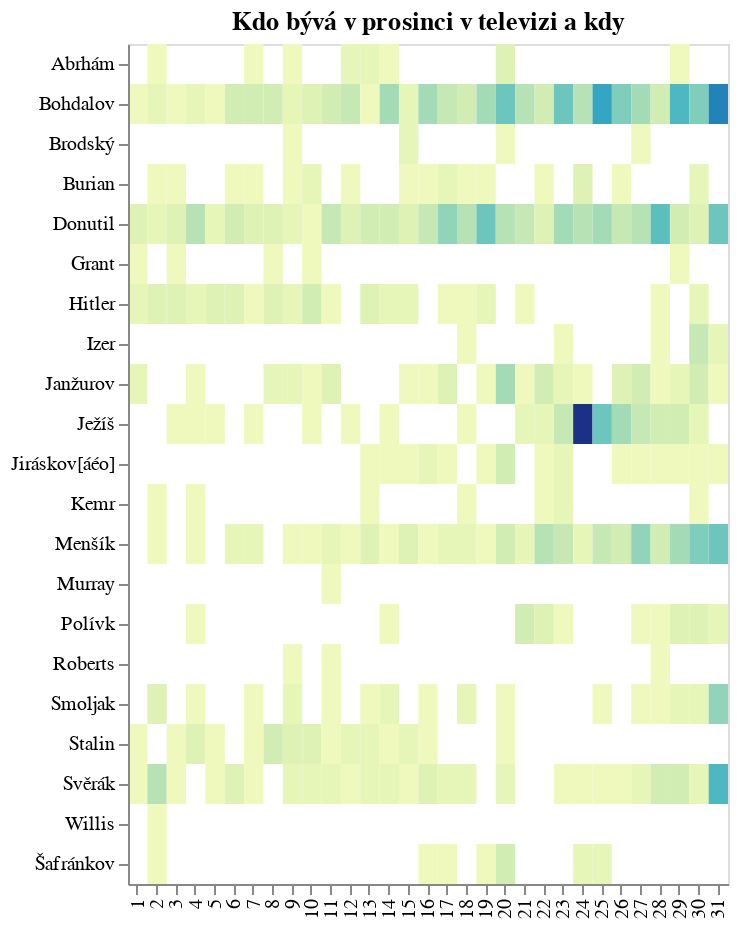

The cell this chart's notebook holds for it:
### Code cell
alt.Chart(
    do_grafu2, width=300,
    title="Kdo bývá v prosinci v televizi a kdy"
).mark_rect().encode(
    alt.X('den:N', axis=alt.Axis(title=None)),
    alt.Y('co:N', axis=alt.Axis(title=None), sort=sorted([h for h in herci if h is not None])),
    alt.Color('len:Q', legend=None)
)

### Figure 1 — Vega-Lite specification as saved in the notebook (floating-point values rounded to 4 significant figures; data arrays with more than 128 entries replaced by an {"elided": "..."} marker saying what was removed)
{"config": {"view": {"continuousWidth": 300, "continuousHeight": 300}}, "data": {"name": "data-24a617765030fce387d1f4dbb5bf3172"}, "mark": {"type": "rect"}, "encoding": {"color": {"field": "len", "legend": null, "type": "quantitative"}, "x": {"axis": {"title": null}, "field": "den", "type": "nominal"}, "y": {"axis": {"title": null}, "field": "co", "sort": ["Abrhám", "Bohdalov", "Brodský", "Burian", "Culkin", "Donutil", "Grant", "Hanks", "Hitler", "Izer", "Janžurov", "Ježíš", "Jiráskov[áéo]", "Kemr", "Menšík", "Murray", "Polívk", "Roberts", "Smoljak", "Stalin", "Svěrák", "Willis", "Šafránkov"], "type": "nominal"}}, "title": "Kdo bývá v prosinci v televizi a kdy", "width": 300, "$schema": "https://vega.github.io/schema/vega-lite/v5.8.0.json", "datasets": {"data-24a617765030fce387d1f4dbb5bf3172": {"elided": "287 records"}}}
